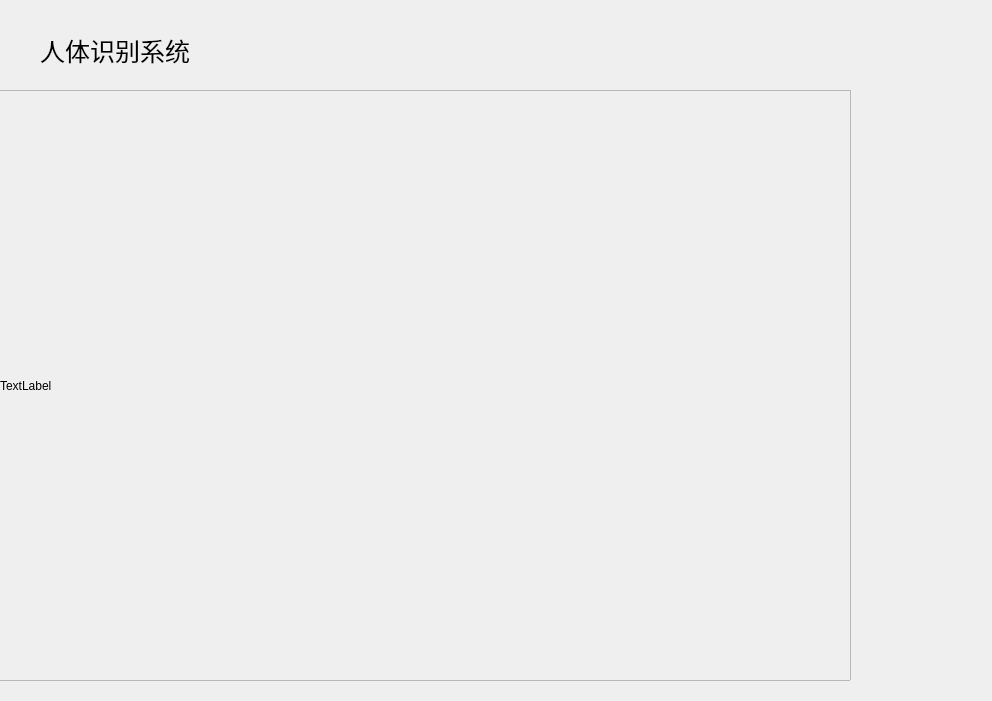
<?xml version="1.0" encoding="UTF-8"?>
<ui version="4.0">
 <class>Dialog</class>
 <widget class="QDialog" name="Dialog">
  <property name="geometry">
   <rect>
    <x>0</x>
    <y>0</y>
    <width>992</width>
    <height>701</height>
   </rect>
  </property>
  <property name="windowTitle">
   <string>Dialog</string>
  </property>
  <widget class="QLabel" name="label_2">
   <property name="geometry">
    <rect>
     <x>40</x>
     <y>30</y>
     <width>221</width>
     <height>41</height>
    </rect>
   </property>
   <property name="font">
    <font>
     <pointsize>19</pointsize>
    </font>
   </property>
   <property name="text">
    <string>人体识别系统</string>
   </property>
  </widget>
  <widget class="QFrame" name="frame">
   <property name="geometry">
    <rect>
     <x>-10</x>
     <y>90</y>
     <width>861</width>
     <height>591</height>
    </rect>
   </property>
   <property name="frameShape">
    <enum>QFrame::StyledPanel</enum>
   </property>
   <property name="frameShadow">
    <enum>QFrame::Raised</enum>
   </property>
   <widget class="QLabel" name="mylable">
    <property name="geometry">
     <rect>
      <x>10</x>
      <y>0</y>
      <width>851</width>
      <height>591</height>
     </rect>
    </property>
    <property name="text">
     <string>TextLabel</string>
    </property>
   </widget>
  </widget>
 </widget>
 <resources/>
 <connections/>
 <slots>
  <slot>goin_main()</slot>
 </slots>
</ui>
